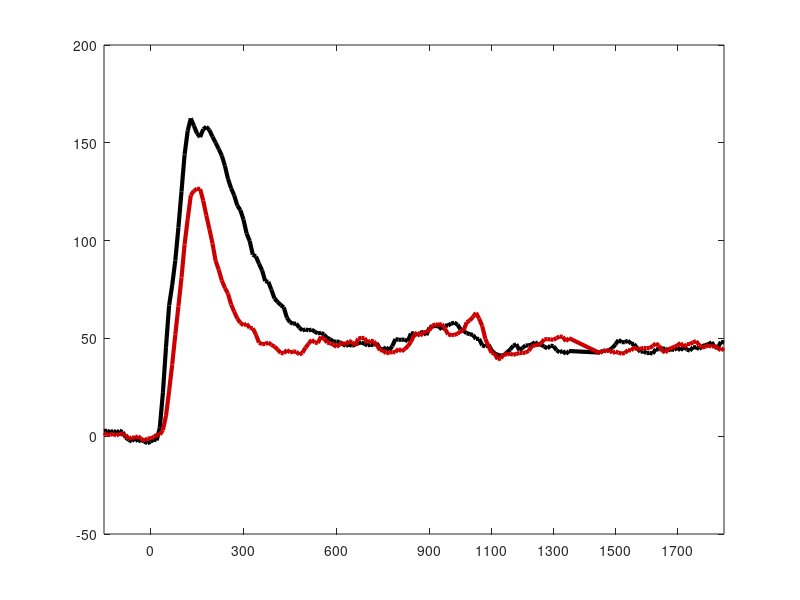

The MATLAB script that drew this image: (Note: this script raises an error after producing the figure.)
% add main folder and subfolders to the Matlab path 
close all, clear all
zerotime    = 301;
time_window = 100;
time_step   = 10;
init_time   = [101 1701];
end_time    = [1701 2202];

time = [init_time(1)+time_window/2:time_step:end_time(1)-time_window/2,init_time(2)+time_window/2:time_step:end_time(2)-time_window/2];
time = time - zerotime;

% select panel to plot 'fig_4b', 'fig_4c'
select_panel = 'fig_4b';
switch select_panel
    case 'fig_4b';
        label = 'Multidimensional distance (Hz)';
        load('fig_4b.mat');
    case 'fig_4c'
        label = 'Multidimensional Velocity (Hz/sec)';
        load('fig_4c.mat');
        time = time(1+3:end-3);
end

figure('color',[1 1 1])
rgb = [0 0 0; 0.8 0 0];
for iCond = 1:2
    mean_data = mean(data{iCond},2);
    dataBaseline(iCond)     = mean(mean_data(time<0));
    dataBaseline_trl{iCond} = mean(data{iCond}(time<0,:),1)-dataBaseline(iCond);
    
    mean_data = mean_data - dataBaseline(iCond);
    
    h(iCond)=plot(time, mean_data,'Color',rgb(iCond, :),'LineWidth',3); hold on,
end

ax = gca;
xlim([time(1), time(end)])
ylims = get(gca,'ylim');
set(ax, 'xtick', [0:300:900, 1100: 200:1400, 1500:200:1800]);
set(ax, 'xticklabels', [0:0.3:0.9, 1.1:0.2:1.4, -0.3:0.2:0]);

plot([900 900],ylims,  '--k', 'LineWidth', 0.8);
plot([0 0],ylims,  '--k', 'LineWidth', 0.8);
xlabel('Time from cue onset (s)');
ylabel(label);
legend([h(1),h(2)],'spatial','color','location','best');
legend('boxoff')

tmp1 = data{1}-dataBaseline(1);
tmp2 = data{2}-dataBaseline(2);

% compare the two conditions using a cluster-based permutation test
% requires function permutest: https://www.mathworks.com/matlabcentral/fileexchange/71737-permutest
[clusters, p_values] = permutest(tmp1, tmp2, 0, 0.001, 10^3, 1);
ylims = get(gca, 'ylim');
obsDiff = mean(tmp1,2)-mean(tmp2,2);
for iClust = 1: length(clusters)
    if p_values(iClust)<0.001
        for ii = 1: length(clusters{iClust})
            if obsDiff(clusters{iClust}(ii)) > 0
                color = rgb(1,:);
            else
                color = rgb(2,:);
            end
            line([time(clusters{iClust}(1))  time(clusters{iClust}(end))], [ylims(1)+3 ylims(1)+3],'linewidth',4, 'color',color)
        end
    end
end
switch select_panel
    case 'fig_4b';
        set(ax, 'ytick', 0:40:ylims(2));
        set(ax, 'yticklabels',0:40:ylims(2));
        demo_makeSignBar( dataBaseline_trl{1}', tmp1', time, 1000, [.5 .5 .5], rgb(1,:), 1, 5)
        demo_makeSignBar( dataBaseline_trl{2}', tmp2', time, 1000, [.5 .5 .5], rgb(2,:), 1, 8)
        rectangle('Position',[1350 ylims(1) 100 ylims(2)-ylims(1)],'EdgeColor','k','FaceColor','w'), hold on,
    case 'fig_4c'
        demo_makeSignBar( dataBaseline_trl{1}', tmp1', time, 1000, [.5 .5 .5], rgb(1,:), 1, -1)
        demo_makeSignBar( dataBaseline_trl{2}', tmp2', time, 1000, [.5 .5 .5], rgb(2,:), 1, -2)
        rectangle('Position',[1310 ylims(1) 180 ylims(2)-ylims(1)],'EdgeColor','k','FaceColor','w'), hold on,
end
